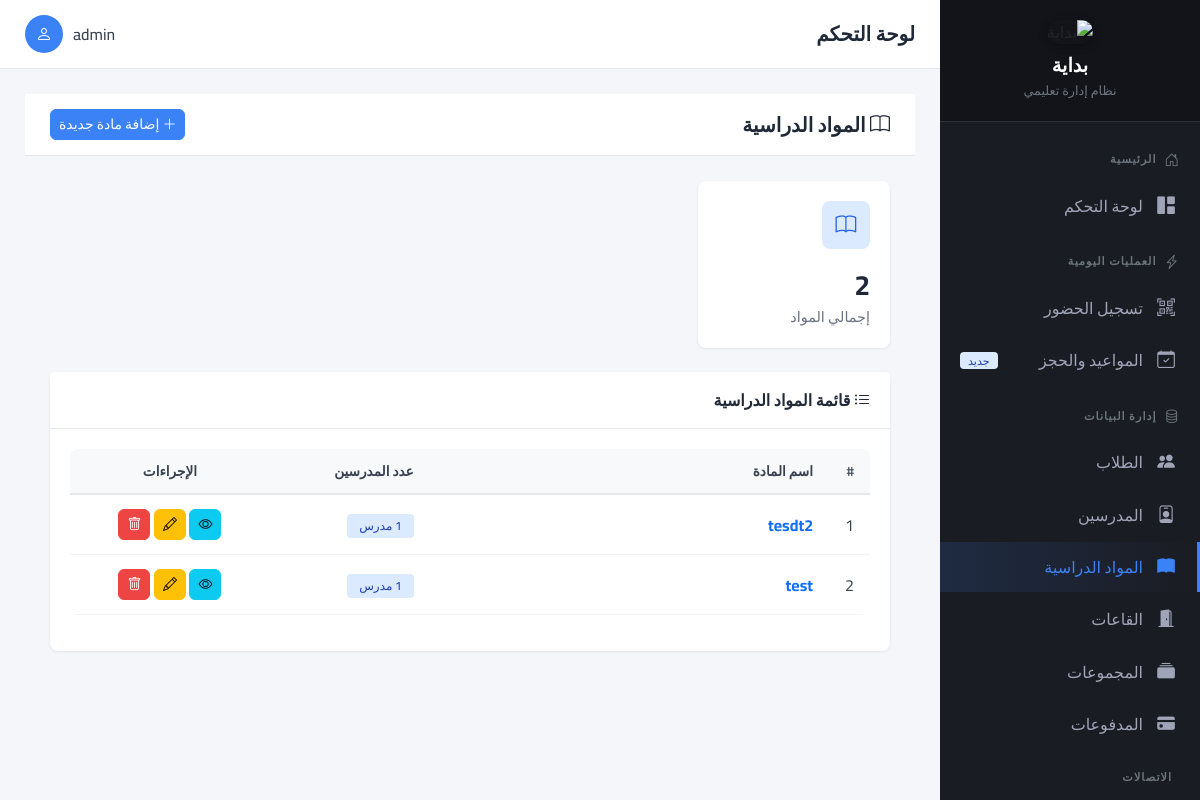
Page /teachers/subjects/ (signed in) on the committed database.
### apps/accounts/models.py (models this page shows, shortened)
class User(AbstractUser):
    ROLE_CHOICES = [
        ('admin', 'مدير النظام'),
        ('supervisor', 'مشرف الحضور'),
        ('teacher', 'مدرس'),
    ]
    user_id = models.AutoField(primary_key=True)
    role = models.CharField(
        max_length=20,
        choices=ROLE_CHOICES,
        default='supervisor',
        verbose_name='الدور'
    )
    phone = models.CharField(
        max_length=17,
        blank=True,
        verbose_name='رقم الهاتف'
    )
    is_active = models.BooleanField(default=True)
    created_at = models.DateTimeField(auto_now_add=True)
    updated_at = models.DateTimeField(auto_now=True)
    class Meta:
        db_table = 'users'
        verbose_name = 'مستخدم'
        verbose_name_plural = 'المستخدمين'

### apps/teachers/models.py (models this page shows, shortened)
class Subject(models.Model):
    name = models.CharField(max_length=100, unique=True, verbose_name="اسم المادة")
    class Meta:
        db_table = 'subjects'
        verbose_name = 'مادة دراسية'
        verbose_name_plural = 'المواد الدراسية'
        ordering = ['name']

### apps/teachers/views.py (the view)
# urls.py: path('subjects/', views.subject_list, name='subject_list'),
@login_required
def subject_list(request):
    subjects = Subject.objects.all().order_by('name')
    subjects_with_counts = []
    for subject in subjects:
        teachers_count = subject.teachers.count()
        subjects_with_counts.append({
            'subject': subject,
            'teachers_count': teachers_count
        })
    return render(request, 'teachers/subjects/list.html', {
        'subjects_with_counts': subjects_with_counts,
        'total_subjects': subjects.count()
    })

### templates/teachers/subjects/list.html (shortened to what this page needs)
{% extends 'base.html' %}
{% block content %}
<div class="top-header">
    <h1 class="page-title">
        <i class="bi bi-book"></i> المواد الدراسية
    </h1>
    <div class="user-info">
        <a href="{% url 'teachers:subject_create' %}" class="btn btn-primary btn-sm">
            <i class="bi bi-plus-lg"></i> إضافة مادة جديدة
        </a>
    </div>
</div>
<div class="content-area">
    <div class="row mb-4">
        <div class="col-md-3">
            <div class="stat-card">
                <div class="stat-icon blue">
                    <i class="bi bi-book"></i>
                </div>
                <div class="stat-number">{{ total_subjects }}</div>
                <div class="stat-label">إجمالي المواد</div>
            </div>
        </div>
    </div>
    <div class="card">
        <div class="card-header">
            <i class="bi bi-list-ul"></i> قائمة المواد الدراسية
        </div>
        <div class="card-body">
            {% if subjects_with_counts %}
            <div class="table-responsive">
                <table class="table table-hover mb-0">
                    <thead class="table-light">
                        <tr>
                            <th style="width: 5%">#</th>
                            <th style="width: 50%">اسم المادة</th>
                            <th style="width: 20%">عدد المدرسين</th>
                            <th style="width: 25%; text-align: center;">الإجراءات</th>
                        </tr>
                    </thead>
                    <tbody>
                        {% for item in subjects_with_counts %}
                        <tr>
                            <td>{{ forloop.counter }}</td>
                            <td>
                                <a href="{% url 'teachers:subject_detail' item.subject.id %}" class="text-decoration-none">
                                    <strong>{{ item.subject.name }}</strong>
                                </a>
                            </td>
                            <td>
                                {% if item.teachers_count > 0 %}
                                    <span class="badge bg-primary">{{ item.teachers_count }} مدرس</span>
                                {% else %}
                                    <span class="badge bg-secondary">لا يوجد مدرسين</span>
                                {% endif %}
                            </td>
                            <td style="text-align: center;">
                                <a href="{% url 'teachers:subject_detail' item.subject.id %}"
                                   class="btn btn-sm btn-info" title="عرض التفاصيل">
                                    <i class="bi bi-eye"></i>
                                </a>
                                <a href="{% url 'teachers:subject_update' item.subject.id %}"
                                   class="btn btn-sm btn-warning" title="تعديل">
                                    <i class="bi bi-pencil"></i>
                                </a>
                                <a href="{% url 'teachers:subject_delete' item.subject.id %}"
                                   class="btn btn-sm btn-danger" title="حذف"
                                   onclick="return confirm('هل تريد حذف هذه المادة؟')">
                                    <i class="bi bi-trash"></i>
                                </a>
                            </td>
                        </tr>
                        {% endfor %}
                    </tbody>
                </table>
            </div>
            {% else %}
            <div class="alert alert-info" role="alert">
                <i class="bi bi-info-circle"></i> لا توجد مواد دراسية حالياً
                <a href="{% url 'teachers:subject_create' %}" class="alert-link">أضف مادة جديدة</a>
            </div>
            {% endif %}
        </div>
    </div>
</div>
{% endblock %}

### templates/base.html (shortened to what this page needs)
<!DOCTYPE html>
<html lang="ar" dir="rtl">
<head>
    <link href="https://cdn.jsdelivr.net/npm/bootstrap@5.3.2/dist/css/bootstrap.rtl.min.css" rel="stylesheet">
    <link rel="stylesheet" href="https://cdn.jsdelivr.net/npm/bootstrap-icons@1.11.1/font/bootstrap-icons.css">
</head>
<body>
    <aside class="sidebar" id="sidebar">
        <div class="sidebar-header">
            <img src="https://quant1.b-cdn.net/R3TXa5heKSHw.jpeg" alt="بداية" class="sidebar-logo">
            <h4>بداية</h4>
            <span>نظام إدارة تعليمي</span>
        </div>
        <nav class="sidebar-menu">
            <div class="menu-section">
                <div class="menu-header">
                    <i class="bi bi-house-door"></i>
                    الرئيسية
                </div>
                <a href="{% url 'reports:dashboard' %}" class="menu-item {% if request.resolver_match.namespace == 'reports' and request.resolver_match.url_name == 'dashboard' %}active{% endif %}">
                    <i class="bi bi-grid-1x2-fill"></i>
                    <span>لوحة التحكم</span>
                </a>
            </div>
            <div class="menu-section">
                <div class="menu-header">
                    <i class="bi bi-lightning-charge"></i>
                    العمليات اليومية
                </div>
                <a href="{% url 'attendance:scanner' %}" class="menu-item {% if request.resolver_match.url_name == 'scanner' %}active{% endif %}">
                    <i class="bi bi-qr-code-scan"></i>
                    <span>تسجيل الحضور</span>
                </a>
                <a href="{% url 'teachers:booking_search' %}" class="menu-item {% if 'booking' in request.resolver_match.url_name %}active{% endif %}">
                    <i class="bi bi-calendar-check"></i>
                    <span>المواعيد والحجز</span>
                    <span class="badge bg-primary">جديد</span>
                </a>
            </div>
            <div class="menu-section">
                <div class="menu-header">
                    <i class="bi bi-database"></i>
                    إدارة البيانات
                </div>
                <a href="{% url 'students:list' %}" class="menu-item {% if request.resolver_match.namespace == 'students' %}active{% endif %}">
                    <i class="bi bi-people-fill"></i>
                    <span>الطلاب</span>
                </a>
                <a href="{% url 'teachers:list' %}" class="menu-item ">
                    <i class="bi bi-person-badge"></i>
                    <span>المدرسين</span>
                </a>
                <a href="{% url 'teachers:subject_list' %}" class="menu-item {% if 'subject' in request.resolver_match.url_name %}active{% endif %}">
                    <i class="bi bi-book-fill"></i>
                    <span>المواد الدراسية</span>
                </a>
                <a href="{% url 'teachers:room_list' %}" class="menu-item {% if 'room' in request.resolver_match.url_name %}active{% endif %}">
                    <i class="bi bi-door-open-fill"></i>
                    <span>القاعات</span>
                </a>
                <a href="{% url 'teachers:group_list' %}" class="menu-item {% if 'group' in request.resolver_match.url_name %}active{% endif %}">
                    <i class="bi bi-collection-fill"></i>
                    <span>المجموعات</span>
                </a>
                <a href="{% url 'payments:list' %}" class="menu-item {% if request.resolver_match.namespace == 'payments' %}active{% endif %}">
                    <i class="bi bi-credit-card-fill"></i>
                    <span>المدفوعات</span>
                </a>
            </div>
            <div class="menu-section">
                <div class="menu-header">
                    الاتصالات
                </div>
            </div>
        </nav>
    </aside>
    <div class="main-wrapper">
        <header class="top-header">
            <div class="d-flex align-items-center">
                <h1 class="page-title">{% block page_title %}لوحة التحكم{% endblock %}</h1>
            </div>
            {% if user.is_authenticated %}
            <div class="user-info">
                <span class="user-name">{{ user.get_full_name|default:user.username }}</span>
                <div class="user-avatar">
                    <i class="bi bi-person"></i>
                </div>
            </div>
            {% endif %}
        </header>
        <main class="content-area">
            {% block content %}{% endblock %}
        </main>
    </div>
</body>
</html>

### templates/teachers/subjects/list.html (style rules this page uses)
.table-responsive { border-radius: 8px; }
.table thead th { background-color: #f8f9fa; font-weight: 600; color: #374151; border-bottom: 2px solid #e5e7eb; }
.badge { padding: 6px 12px; font-weight: 500; }
.btn-sm { padding: 4px 8px; font-size: 0.875rem; }

### rows in the picture
User: get_full_name "admin"
Subject: subject.name "tesdt2", teachers_count "1"
Subject: subject.name "test", teachers_count "1"

### other values in the picture
{{ total_subjects }} "2"
